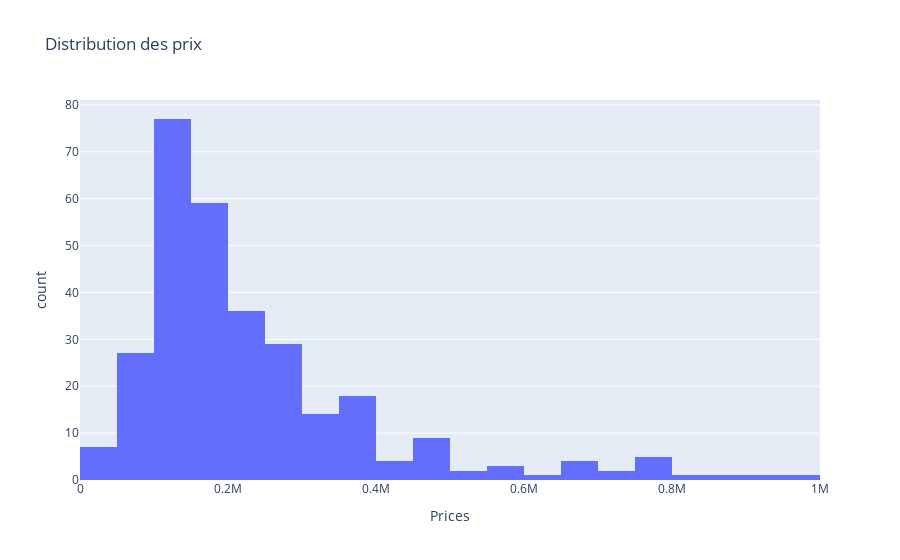

The notebook cell saved with this chart:
### Markdown cell above
## Visualisation

### Code cell
fig=px.histogram(data,
                 x="Prices",
                 hover_data=data.columns,
                 title="Distribution des prix")

fig.show()

### Figure 1 — Plotly figure (JSON) as saved in the notebook; plotly's stock layout.template omitted (floating-point values rounded to 4 significant figures; data arrays with more than 128 entries replaced by an {"elided": "..."} marker saying what was removed)
{"data": [{"alignmentgroup": "True", "bingroup": "x", "hovertemplate": "Prices=%{x}<br>count=%{y}<extra></extra>", "legendgroup": "", "marker": {"color": "#636efa", "pattern": {"shape": ""}}, "name": "", "offsetgroup": "", "orientation": "v", "showlegend": false, "type": "histogram", "x": {"elided": "301 int values"}, "xaxis": "x", "yaxis": "y"}], "layout": {"barmode": "relative", "legend": {"tracegroupgap": 0}, "title": {"text": "Distribution des prix"}, "xaxis": {"anchor": "y", "domain": [0, 1], "title": {"text": "Prices"}}, "yaxis": {"anchor": "x", "domain": [0, 1], "title": {"text": "count"}}}}
